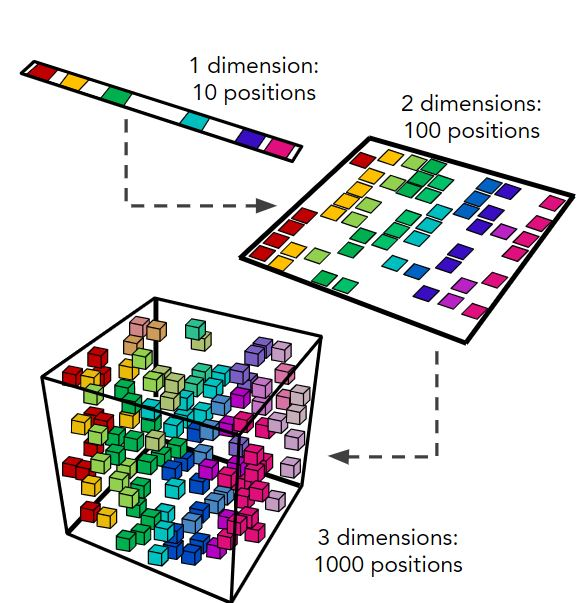
#> input picture image_illustration/pca.JPG, 582 x 603 px
$ python -i image_processing.py   (imports and definitions only)   (older library calls are emulated)
#> lines starting #> are read from the running program, lines starting #| are printed output that depends on the picture; after the words box and inside, x2 and y2 are one past the last pixel; in counts of white or black regions, pixels touching at a corner belong together
#> further down, picture is the input picture: shape (603, 582, 3); mean B, G, R 219.8, 219.9, 219.7
import cv2
import numpy as np

# ========================= 1. COLOR PROCESSING ============================
# ------------- 1.1. Replace channel-color by any pixel
# [12 lines left out: functions load_image_from_upload, replace_channel, not called in this run]

def bgr_to_rgb(img_bgr):
    return cv2.cvtColor(img_bgr, cv2.COLOR_BGR2RGB)

def rgb_to_gray(img_rgb):
    return cv2.cvtColor(img_rgb, cv2.COLOR_RGB2GRAY)

# [55 lines left out: functions changing_channel_color_space, hsv_mask, hsv_mask_and_fill, hsv_range_bar, not called in this run]

# ========================= 2. TRANSFORMATION ==================
# --------------- 2.1.
def get_img_dimension_from_bgr(img_bgr):
    h, w, _ = img_bgr.shape
    return h, w

# [22 lines left out: functions get_translation_img_from_bgr, get_rotation_img, not called in this run]

# --------------- 2.3.
def get_complement_pixel(img_bgr):
    return bgr_to_rgb(~img_bgr)

# [4 lines left out: function color_bar, not called in this run]

def get_pixel_rgb(img_bgr, x, y):
    b, g, r = img_bgr[y, x]
    return np.array([r, g, b], dtype = np.uint8)

def complement_rgb(rgb):
    return 255 - rgb

# ----------------- 2.4. Other transformations
import skimage.transform as skt

# [48 lines left out: function sine_piecewise_transform, not called in this run]

# ----------------- 2.5. Bluring
import cv2

# [76 lines left out: functions apply_blur, add_white_gaussian_noise, gaussian_psf, psf_to_otf, wiener_deconvolution, not called in this run]

# =================================
from sklearn.cluster import KMeans

# [89 lines left out: functions convert_color_space, get_kmeans_segments, load_gray_from_upload, sobel_edge, laplacian_edge, not called in this run]


def canny_edge(gray, t1=50, t2=150):
    return cv2.Canny(gray, t1, t2)

# ----------- 2.3.
def eigen_cartoonize(img_bgr, bilateral_d=9, sigma_color=75, sigma_space=75, edge_thresh1=50, edge_thresh2=150):
    # 1. Smooth colors but preserve edges
#> called with bilateral_d = 9, sigma_color = 75, sigma_space = 75, edge_thresh1 = 50, edge_thresh2 = 150
    smooth = cv2.bilateralFilter(
        img_bgr,
        d=bilateral_d,
        sigmaColor=sigma_color,
        sigmaSpace=sigma_space
    )

    # 2. Edge detection
    gray = cv2.cvtColor(img_bgr, cv2.COLOR_BGR2GRAY)
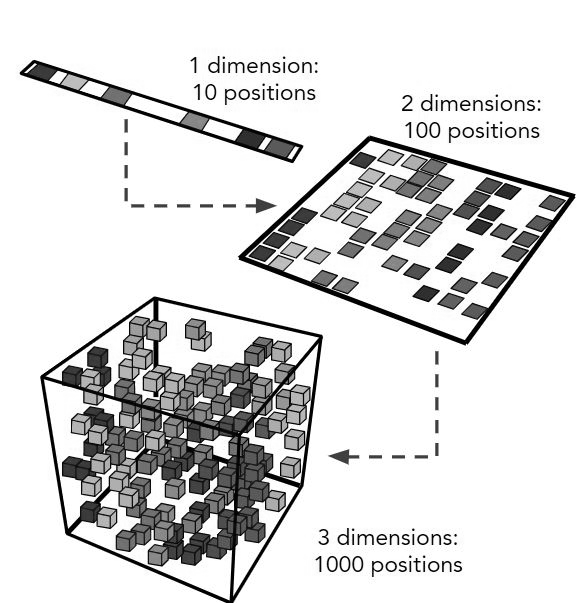
#> gray: shape (603, 582); min 0, max 255, mean 219.8
    edges = cv2.Canny(gray, edge_thresh1, edge_thresh2)
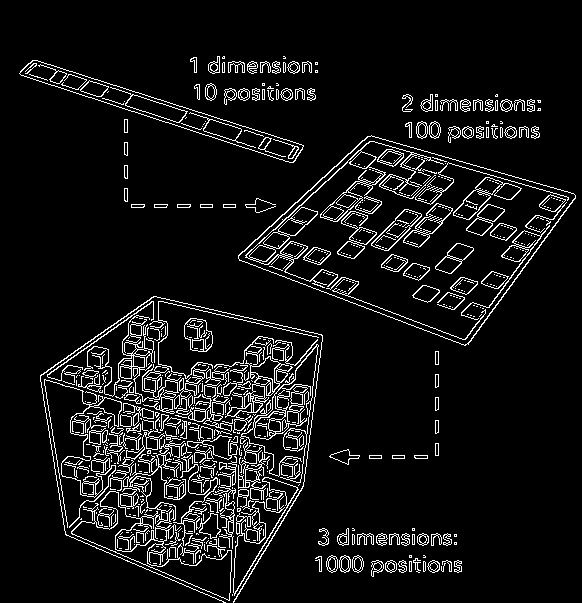
#> edges: shape (603, 582); 7.7% white in thin lines or dots, all inside (x1, y1, x2, y2) = (19, 56, 576, 603)

    # 3. Make edge mask
    edge_inv = cv2.bitwise_not(edges)
    edge_inv = cv2.cvtColor(edge_inv, cv2.COLOR_GRAY2BGR)

    # 4. Combine
    cartoon = cv2.bitwise_and(smooth, edge_inv)
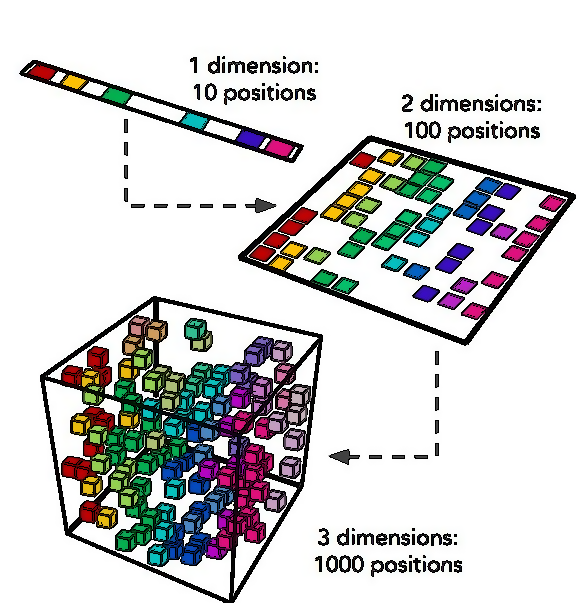
#> cartoon: shape (603, 582, 3); mean B, G, R 209.9, 209.8, 209.9

    return cv2.cvtColor(cartoon, cv2.COLOR_BGR2RGB)

>>> import cv2
>>> picture = cv2.imread('../../../../image_illustration/pca.JPG')
>>> result = eigen_cartoonize(picture)

$ run again, on image_illustration/svd.png
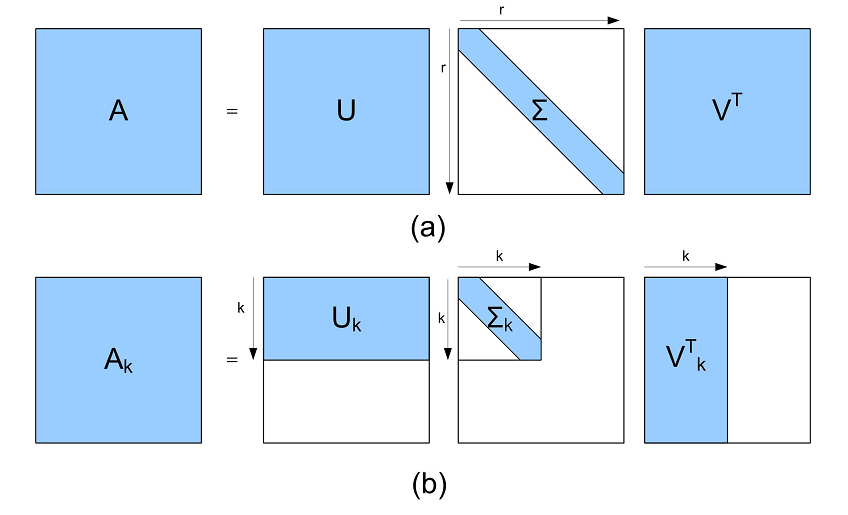
#> input picture image_illustration/svd.png, 848 x 515 px
#> picture is the input picture: shape (515, 848, 3); mean B, G, R 249.3, 233, 216
#> in eigen_cartoonize, `edges = cv2.Canny(gray, edge_thresh1, edge_thresh2)`:
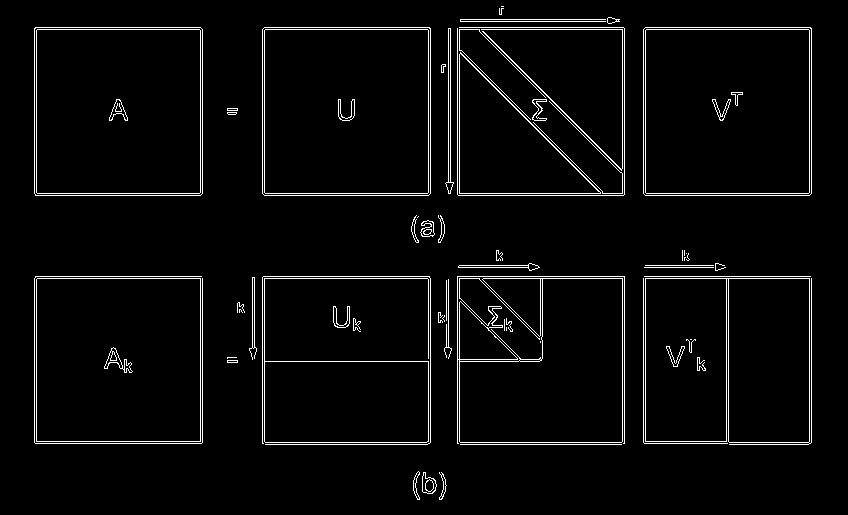
#> edges: shape (515, 848); 3.5% white in thin lines or dots, all inside (x1, y1, x2, y2) = (34, 6, 812, 500)
#> in eigen_cartoonize, `cartoon = cv2.bitwise_and(smooth, edge_inv)`:
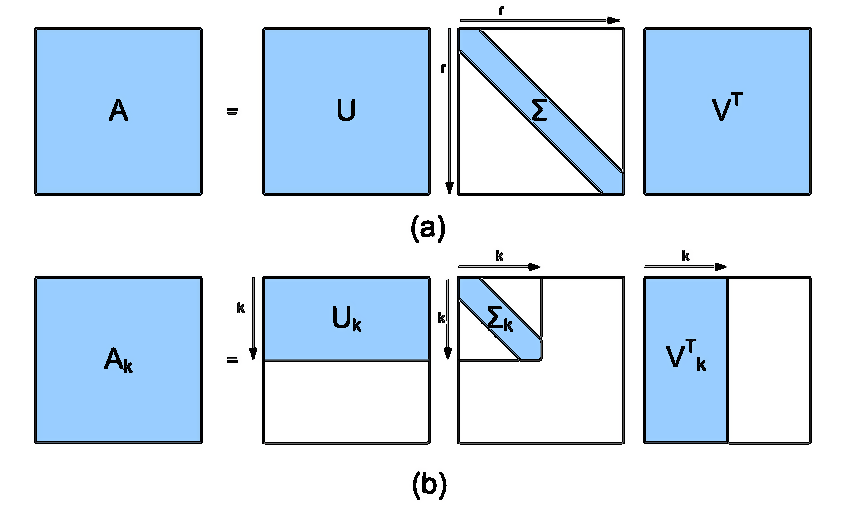
#> cartoon: shape (515, 848, 3); mean B, G, R 241.6, 225.8, 209.3
